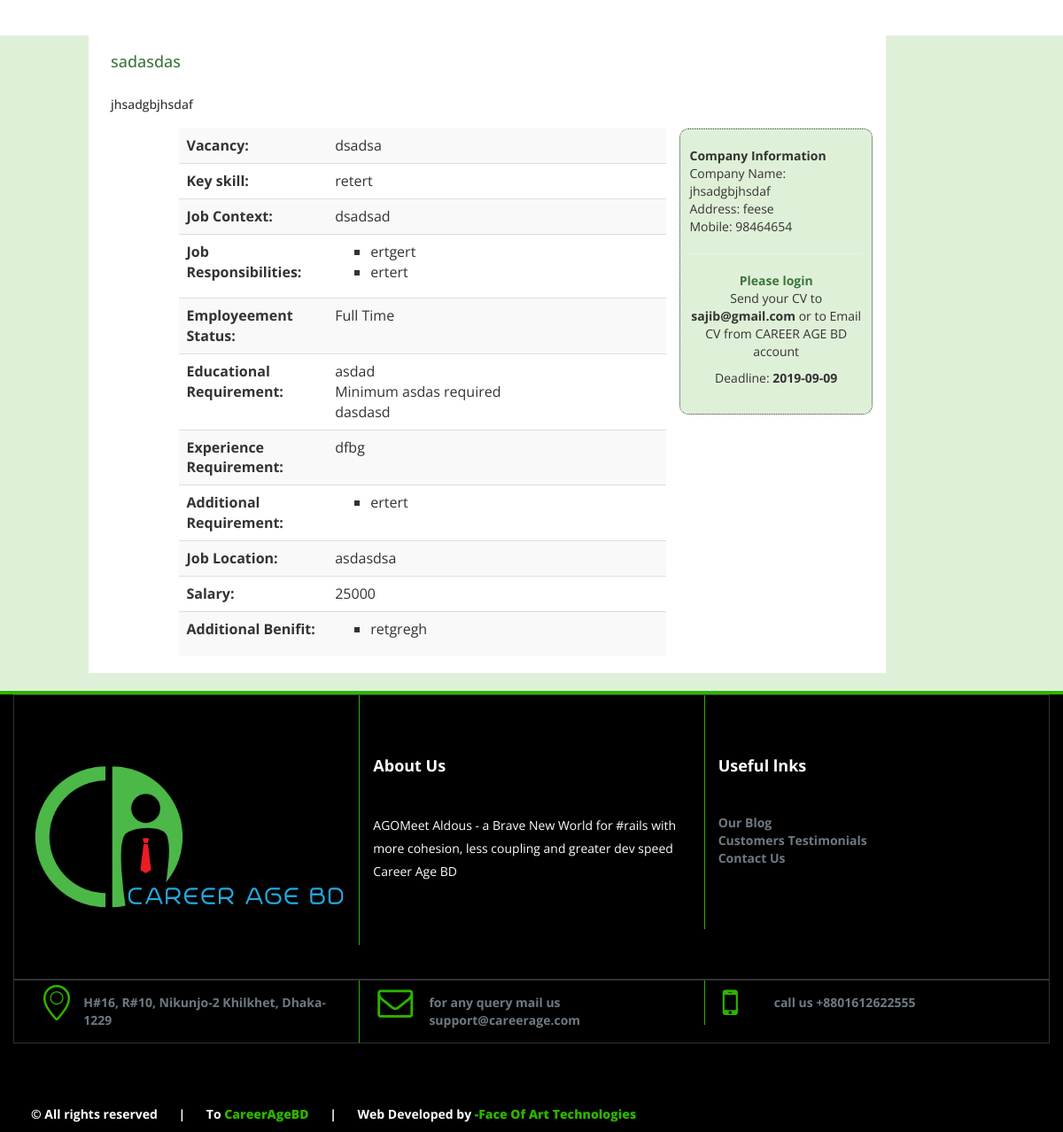
The page /Welcome/job/7 on the database its author committed.
### tables this page shows
CREATE TABLE IF NOT EXISTS `job_general_info` (
  `id` int(20) NOT NULL,
  `emp_id` varchar(20) NOT NULL,
  `job_cat` varchar(255) NOT NULL,
  `job_sub_cat` varchar(255) NOT NULL,
  `deadline` varchar(255) NOT NULL,
  `status` varchar(255) NOT NULL,
  `title` varchar(255) NOT NULL,
  `division` varchar(255) NOT NULL,
  `location` varchar(255) NOT NULL,
  `vacancy` varchar(255) NOT NULL,
  `context` varchar(255) NOT NULL,
  `state` varchar(255) NOT NULL
);

CREATE TABLE IF NOT EXISTS `employee` (
  `id` int(20) NOT NULL,
  `c_name` varchar(255) NOT NULL,
  `c_email` varchar(255) NOT NULL,
  `c_mobile` varchar(255) NOT NULL,
  `c_phone` varchar(255) NOT NULL,
  `c_address` varchar(255) NOT NULL,
  `c_trade_license` varchar(255) NOT NULL,
  `c_company` varchar(255) NOT NULL,
  `logo` varchar(255) NOT NULL,
  `level` varchar(11) NOT NULL,
  `password` varchar(255) NOT NULL,
  `code` varchar(255) NOT NULL,
  `active` varchar(255) NOT NULL
);

CREATE TABLE IF NOT EXISTS `job_requirment_info` (
  `id` int(11) NOT NULL,
  `job_id` varchar(255) NOT NULL,
  `emp_id` varchar(255) NOT NULL,
  `responsibility` text NOT NULL,
  `skill` text NOT NULL,
  `requirment` text NOT NULL,
  `experience` varchar(255) NOT NULL
);

CREATE TABLE IF NOT EXISTS `job_edu_info` (
  `id` int(11) NOT NULL,
  `job_id` varchar(255) NOT NULL,
  `emp_id` varchar(255) NOT NULL,
  `education` varchar(255) NOT NULL,
  `result` varchar(255) DEFAULT NULL,
  `description` varchar(255) DEFAULT NULL
);

CREATE TABLE IF NOT EXISTS `job_benifit_info` (
  `id` int(11) NOT NULL,
  `job_id` varchar(255) NOT NULL,
  `emp_id` varchar(255) NOT NULL,
  `salary` int(25) NOT NULL,
  `benifit` text NOT NULL
);

### application/controllers/Welcome.php (called while the page is built, shortened)
<?php
class Welcome extends CI_Controller {
  	public function __construct()
    {
		$this->load->model('Model_saveuser');
		$this->load->model('Model_employee');
		$this->load->model('Model_welcome');
		$this->load->library('pagination');
	}
	public function job($job_id)
	{
		$data['details']= $this->db->query("SELECT a.*,b.*,c.*,d.*,e.* FROM job_general_info a LEFT JOIN job_edu_info b ON(a.id=b.job_id) LEFT JOIN job_requirment_info c ON(a.id=c.job_id) LEFT JOIN job_benifit_info d ON(a.id=d.job_id) LEFT JOIN employee e ON(a.emp_id=e.id) WHERE a.id=$job_id")->row();
		$this->load->view('job',$data);
	}
}

### index.php (called while the page is built, shortened)
<?php
require_once BASEPATH.'core/CodeIgniter.php';

### application/views/job.php (the view, shortened to what this page needs)
<?php require ('head.php'); ?>
    <div class="main-content">
        <br/> <br/>
        <div class="col-sm-9 col-sm-offset-1 row" style="background: #fff;">
            <h4 class="text-success p-2"><?php echo $details->title; ?></h4>
            <h5 class="p-2"><?php echo $details->c_name;?></h5>
            <div class="col-sm-8 col-sm-offset-1">
                <table class="table table-striped">
                    <tr>
                        <th width="25%" style="border: none;"> Vacancy: </th>
                        <td width="60%" style="border: none;"><?php echo $details->vacancy; ?></td>
                    </tr>
                    <tr>
                        <th> Key skill: </th>
                        <td><?php
                            $s1 =implode(",",json_decode($details->skill));
                            echo $s1;
                            ?>
                        </td>
                    </tr>
                    <tr>
                        <th> Job Context: </th>
                        <td><?php echo $details->context; ?></td>
                    </tr>
                    <tr>
                        <th> Job Responsibilities: </th>
                        <td><?php
                        $r1=implode("|",json_decode($details->responsibility));
                        $value = str_replace("[", "", $details->responsibility);
                        $value_two =str_replace(']', "", $value);
                        $value_three =str_replace('"', "|", $value_two);
                        $r2 = substr_count($value_three,'|,|');
                        $r3 = explode("|",$r1);
                        echo '<ul style="list-style-type:square;">';
                        for($i=0; $i<=$r2; $i++)
                        {
                            echo '<li>'.$r3[$i].'</li>';
                        }
                        echo '</ul>';
                        ?></td>
                    </tr>
                    <tr>
                        <th> Employeement Status: </th>
                        <td><?php echo $details->status; ?></td>
                    </tr>
                    <tr>
                        <th> Educational Requirement: </th>
                        <td>
                            <?php echo $details->education; ?><br>
                            <?php if(isset($details->result) && !empty($details->result)){?>
                                Minimum <?php echo $details->result; ?> required<br>
                                <?php echo $details->description; ?>
                            <?php }?>
                        </td>
                    </tr>
                    <tr>
                        <th> Experience Requirement: </th>
                        <td><?php echo $details->experience; ?></td>
                    </tr>
                    <tr>
                        <th> Additional Requirement: </th>
                        <td><?php
                        $re1 =implode("|",json_decode($details->requirment));
                        $value1 = str_replace("[", "", $details->requirment);
                        $value_two1 =str_replace(']', "", $value1);
                        $value_three1 =str_replace('"', "|", $value_two1);
                        $re2 = substr_count($value_three1,'|,|');
                        $re3 = explode("|",$re1);
                        echo '<ul style="list-style-type:square;">';
                        for($i=0; $i<=$re2; $i++)
                        {
                            echo '<li>'.$re3[$i].'</li>';
                        }
                        echo '</ul>';
                        ?></td>
                    </tr>
                    <tr>
                        <th> Job Location: </th>
                        <td><?php echo $details->location; ?></td>
                    </tr>
                    <tr>
                        <th> Salary: </th>
                        <td><?php echo $details->salary; ?></td>
                    </tr>
                    <tr>
                       <th> Additional Benifit: </th>
                        <td><?php
                        $b1 =implode("|",json_decode($details->benifit));
                        $value2 = str_replace("[", "", $details->benifit);
                        $value_two2 =str_replace(']', "", $value2);
                        $value_three2 =str_replace('"', "|", $value_two2);
                        $b2 = substr_count($value_three2,'|,|');
                        $b3 = explode("|",$b1);
                        echo '<ul style="list-style-type:square;">';
                        for($i=0; $i<=$b2; $i++)
                        {
                            echo '<li>'.$b3[$i].'</li>';
                        }
                        echo '</ul>';
                        ?></td>
                    </tr>
                </table>
            </div>
            <div class="col-sm-3 bg-success" style="border: 1px dotted; border-radius: 10px; padding: 20px 10px;">
                <b>Company Information</b>
                <p>Company Name: <?php echo $details->c_name;?> <br/> Address: <?php echo $details->c_address;?> <br> Mobile: <?php echo $details->c_phone;?></p> <hr/>
                <center>
                    <?php if($this->session->userdata('user_id')){
                        $user_id=$this->session->userdata('user_id');
                    ?>
                    <input id="user_id" type="hidden" value="<?php echo $user_id;?>">
                    <input id="emp_id" type="hidden" value="<?php echo $details->emp_id?>">
                    <button type="button" id="apply" onclick="apply(<?php echo $details->job_id?>)" class="btn btn-success">Apply Now</button>
                    <?php } else {echo "<b class='text-success'>Please login</b>";}?>
                    <p>Send your CV to <b><?php echo $details->c_email;?></b> or to Email CV from CAREER AGE BD account</p>
                    <p>Deadline: <b><?php echo $details->deadline;?></b> </p>
                </center>
            </div>
        </div>
    </div>
    <div class="main-content-inner bg-success row">
        <div class="col-sm-9 col-sm-offset-1 row p-2">
        </div>
    </div>
<?php require ('footer.php'); ?>

### application/views/job.php (style rules this page uses)
.p-2 { padding: 10px; }

### rows shown on the page
job_general_info: title "sadasdas", employee.c_name "jhsadgbjhsdaf", vacancy "dsadsa", job_requirment_info.skill "retert", context "dsadsad", job_requirment_info.responsibility "ertgert", job_requirment_info.responsibility "ertert", status "Full Time", job_edu_info.education "asdad", job_edu_info.result "asdas", job_edu_info.description "dasdasd", job_requirment_info.experience "dfbg", job_requirment_info.requirment "ertert", location "asdasdsa", job_benifit_info.salary "25000", job_benifit_info.benifit "retgregh", employee.c_address "feese", employee.c_phone "98464654", employee.c_email "sajib@gmail.com", deadline "2019-09-09"
